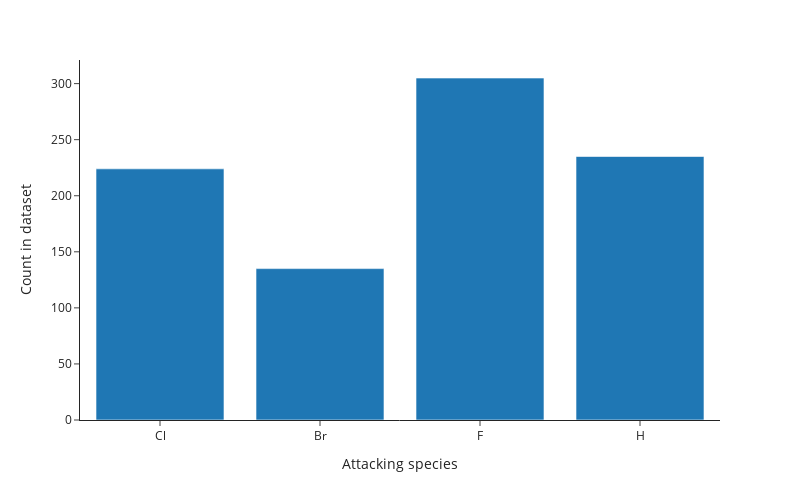

Notebook code cell kept with this figure:
### Code cell
fig = px.histogram(x=attacking_species, nbins=20, template="simple_white")
# Set x-label
fig.update_xaxes(title_text="Attacking species")
fig.update_yaxes(title_text="Count in dataset")
# Shorten aspect ratio
fig.update_layout(height=500, width=800)
fig.show()

### Figure 1 — Plotly figure (JSON) as saved in the notebook; plotly's stock layout.template omitted (floating-point values rounded to 4 significant figures; data arrays with more than 128 entries replaced by an {"elided": "..."} marker saying what was removed)
{"data": [{"alignmentgroup": "True", "bingroup": "x", "hovertemplate": "x=%{x}<br>count=%{y}<extra></extra>", "legendgroup": "", "marker": {"color": "#1F77B4", "pattern": {"shape": ""}}, "name": "", "nbinsx": 20, "offsetgroup": "", "orientation": "v", "showlegend": false, "type": "histogram", "x": {"elided": "899 str values"}, "xaxis": "x", "yaxis": "y"}], "layout": {"barmode": "relative", "height": 500, "legend": {"tracegroupgap": 0}, "margin": {"t": 60}, "width": 800, "xaxis": {"anchor": "y", "domain": [0, 1], "title": {"text": "Attacking species"}}, "yaxis": {"anchor": "x", "domain": [0, 1], "title": {"text": "Count in dataset"}}}}
